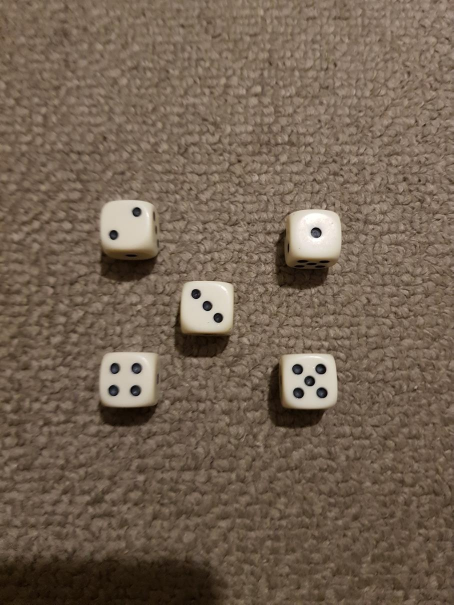
#> input picture myphotos/dice01.jpg, 907 x 1209 px (shown at 1/2 size)
$ python main.py
#> lines starting #> are read from the running program, lines starting #| are printed output that depends on the picture; after the words box and inside, x2 and y2 are one past the last pixel; in counts of white or black regions, pixels touching at a corner belong together
import math
import sys
from glob import glob
from statistics import mean

import cv2
import numpy as np


class Dot:
    def __init__(self, contour):
        self.contour = contour
        x_coords = []
        y_coords = []
        for con_point in contour:
            con_x = con_point[0][1]
            con_y = con_point[0][0]
            x_coords.append(con_x)
            y_coords.append(con_y)
        self.x = mean(x_coords)
        self.y = mean(y_coords)
        self.has_dice = False
        self.radius = cv2.arcLength(contour, True) / 6.28

    def distance_to(self, other_dot):
        return math.sqrt(((self.x - other_dot.x) ** 2) + ((self.y - other_dot.y) ** 2))


class Dice:
    def __init__(self):
        self.dots = []
        self.result = 0

    def add_dot(self, dot):
        self.dots.append(dot)
        self.result += 1
        dot.has_dice = True

    def try_add_dot(self, dot):
        for my_dot in self.dots:
            if my_dot.distance_to(dot) < 7 * dot.radius:
                self.add_dot(dot)
                return True
        return False

    def draw_rectangle(self, image):
        max_x = 0
        min_x = image.shape[0]
        max_y = 0
        min_y = image.shape[1]
        for dot in self.dots:
            for con_point in dot.contour:
                con_x = con_point[0][1]
                con_y = con_point[0][0]
                if con_x > max_x:
                    max_x = con_x
                if con_x < min_x:
                    min_x = con_x
                if con_y > max_y:
                    max_y = con_y
                if con_y < min_y:
                    min_y = con_y
        wsp_skal = 1.5
        if self.result == 1:
            wsp_skal = 5
        sr_x = (min_x + max_x) / 2
        sr_y = (min_y + max_y) / 2
        delta = wsp_skal * max(max_x - min_x, max_y - min_y) / 2
        x1 = int(sr_x + delta)
        x0 = int(sr_x - delta)
        y1 = int(sr_y + delta)
        y0 = int(sr_y - delta)
        cv2.rectangle(image, (y0, x0), (y1, x1), (0, 255, 0), 3)
        cv2.putText(image, str(self.result), (int(sr_y) - 7, x0 - 6), cv2.FONT_HERSHEY_SIMPLEX, 1, (0, 255, 0), 2,
                    cv2.LINE_AA)


def create_window(window_name):
    cv2.namedWindow(window_name, cv2.WINDOW_NORMAL)
    cv2.resizeWindow(window_name, 900, 600)
    cv2.moveWindow(window_name, 0, 0)


def find_contours(gray_image):
    image = cv2.GaussianBlur(gray_image, (25, 25), 5)
    image = cv2.adaptiveThreshold(image, 255, cv2.ADAPTIVE_THRESH_GAUSSIAN_C, cv2.THRESH_BINARY_INV, 11, 1)
    kernel = np.ones((5, 5), np.uint8)
    image = cv2.erode(image, kernel, iterations=1)
    image = cv2.dilate(image, kernel, iterations=1)
    contours, _ = cv2.findContours(image, cv2.RETR_TREE, cv2.CHAIN_APPROX_SIMPLE)
    return contours


def draw_dots(contours, image):
    dots = []
    cont_nr = []
    for j in range(len(contours)):
        area = cv2.contourArea(contours[j])
        perimeter = cv2.arcLength(contours[j], True)
        if perimeter == 0:
            break
        circularity = 4 * math.pi * (area / (perimeter * perimeter))
        if 0.8 < circularity and 100 < area < 2500:
            dot = Dot(contours[j])
            dots.append(dot)
            cont_nr.append(j)

    big_dots = []
    max_radius = 0
    for dot in dots:
        if dot.radius > max_radius:
            max_radius = dot.radius
    for i in range(len(dots)):
        dot = dots[i]
        if dot.radius > 0.75 * max_radius:
            big_dots.append(dot)
            cv2.drawContours(image, contours, cont_nr[i], (0, 0, 255), 3)

    return big_dots


def create_dices(dots):
    dices = []
    for dot in dots:
        if dot.has_dice:
            continue
        for dice in dices:
            if dice.try_add_dot(dot):
                break
        if not dot.has_dice:
            dice = Dice()
            dice.add_dot(dot)
            dices.append(dice)
    return dices


def algorithm(image):
    gray_image = cv2.cvtColor(image, cv2.COLOR_BGR2GRAY)
    contours = find_contours(gray_image)
    dots = draw_dots(contours, image)
    dices = create_dices(dots)
    result = 0

    for dice in dices:
        dice.draw_rectangle(image)
        result += dice.result

    cv2.putText(image, "Suma: " + str(result), (50, 50), cv2.FONT_HERSHEY_SIMPLEX, 1, (0, 255, 0), 3,
                cv2.LINE_AA)
    return image


# Global Variables
files = glob('myphotos/*.jpg')
number_of_pictures = len(files)


# With photos
def main_photos():
    for i in range(number_of_pictures):
        window_name = 'Dice' + str(i + 1)
        create_window(window_name)

        original_image = cv2.imread(files[i], cv2.IMREAD_COLOR)
#> original_image is the input picture: shape (1209, 907, 3); mean B, G, R 82, 98.2, 115.2
        if original_image.shape[0] > original_image.shape[1]:
            original_image = cv2.rotate(original_image, cv2.ROTATE_90_CLOCKWISE)
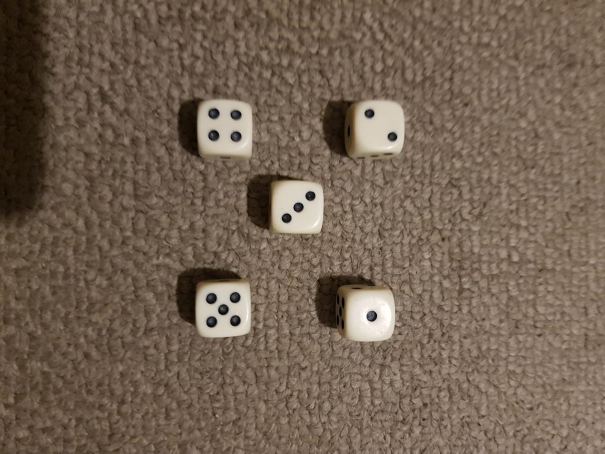
#> original_image: shape (907, 1209, 3) (shown at 1/2 size); mean B, G, R 82, 98.2, 115.2

        processed_image = algorithm(original_image.copy())
#> in algorithm, `gray_image = cv2.cvtColor(image, cv2.COLOR_BGR2GRAY)`:
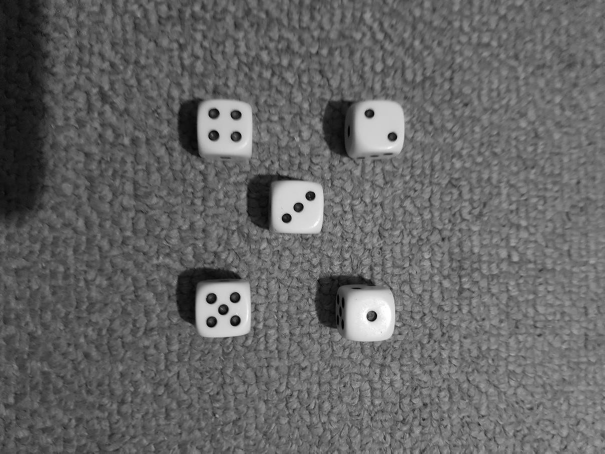
#> gray_image: shape (907, 1209) (shown at 1/2 size); min 0, max 255, mean 101.4
#> in find_contours, `image = cv2.adaptiveThreshold(image, 255, cv2.ADAPTIVE_THRESH_GAUSSIAN..`:
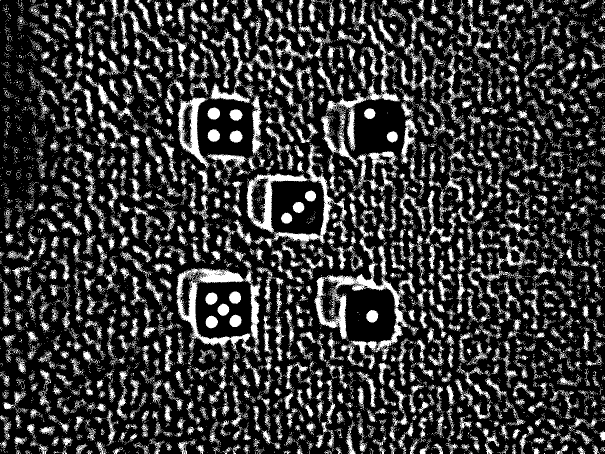
#> image: shape (907, 1209) (shown at 1/2 size); 21.9% white; 11155 white regions (9829 under 20 px), largest, box (x1, y1, x2, y2) and area: (629, 522, 838, 734) 8286, (493, 289, 668, 499) 6758, (353, 536, 519, 710) 6243
#> in find_contours, `image = cv2.erode(image, kernel, iterations=1)`:
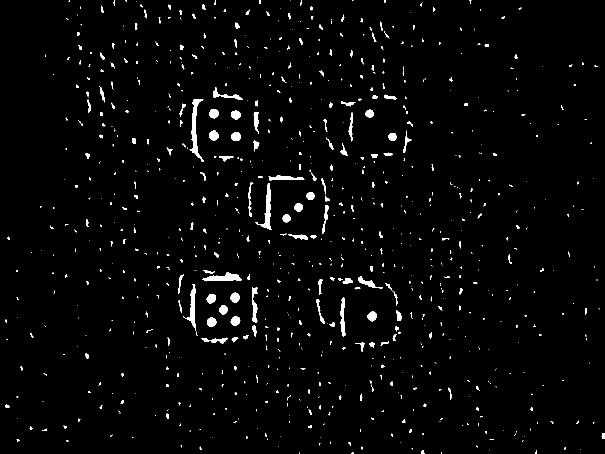
#> image: shape (907, 1209) (shown at 1/2 size); 2.2% white; 849 white regions (602 under 20 px), largest, box (x1, y1, x2, y2) and area: (379, 198, 408, 324) 1055, (510, 366, 543, 460) 822, (404, 545, 484, 563) 774
#> in find_contours, `image = cv2.dilate(image, kernel, iterations=1)`:
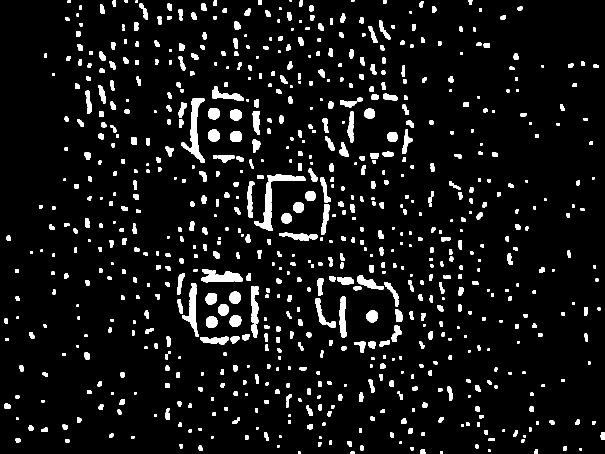
#> image: shape (907, 1209) (shown at 1/2 size); 7% white; 758 white regions (1 under 20 px)
#> in find_contours, `contours, _ = cv2.findContours(image, cv2.RETR_TREE, cv2.CHAIN_APPROX_..`: contours = 761 contours, 86 with area under 20; largest, box (x1, y1, x2, y2) and area: (363, 196, 410, 326) 1743, (402, 538, 486, 565) 1298, (508, 364, 545, 462) 1283, (364, 566, 398, 673) 1158, (678, 593, 693, 675) 793
#> the loop in draw_dots, `for j in range(len(contours)):` made 761 passes
#> (area, perimeter, circularity) on passes 3, 5, 6: (24, 20.83, 0.695), (46.5, 29.41, 0.675), (66, 35.66, 0.652)
#> after the loop in draw_dots, `for j in range(len(contours)):`: cont_nr = [162, 222, 223, 230, 239, 256, 257, 382, 415, 436, 460, 541, 543, 547, 572, 575, 576]; dots = 17 items
#> the loop in draw_dots, `for dot in dots:` made 17 passes
#> max_radius on passes 1, 2, 7, 14: 6.9, 12.5, 12.56, 12.6
#> after the loop in draw_dots, `for dot in dots:`: max_radius = 12.6
#> the loop in draw_dots, `for i in range(len(dots)):` made 17 passes
#> after the loop in draw_dots, `for i in range(len(dots)):`: big_dots = 15 items
#> the loop in create_dices, `for dot in dots:` made 15 passes
#> after the loop in create_dices, `for dot in dots:`: dices = 5 items
#> the loop in algorithm, `for dice in dices:` made 5 passes
#> (wsp_skal in draw_rectangle, sr_x in draw_rectangle, sr_y in draw_rectangle, delta in draw_rectangle, x1 in draw_rectangle, x0 in draw_rectangle, y1 in draw_rectangle, y0 in draw_rectangle) on passes 1 to 5: (1.5, 619, 446.5, 54, 673, 565, 500, 392), (5, 632.5, 744, 57.5, 690, 575, 801, 686), (1.5, 414, 597, 51, 465, 363, 648, 546), (1.5, 250, 761.5, 49.5, 299, 200, 811, 712), (1.5, 249.5, 449.5, 50.25, 299, 199, 499, 399)
#> after the loop in algorithm, `for dice in dices:`:
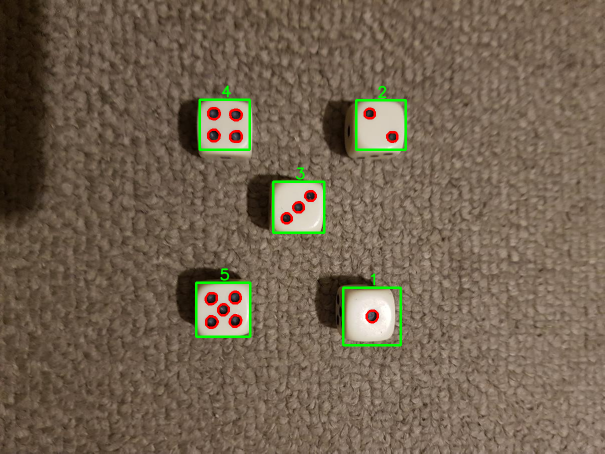
#> image: shape (907, 1209, 3) (shown at 1/2 size); mean of channels 0, 1, 2 80.4, 98.9, 114.2; drawn as B, G, R
#> after the loop in algorithm, `for dice in dices:`: result = 15
#> in algorithm, `cv2.putText(image, "Suma: " + str(result), (50, 50), cv2.FONT_HERSHEY_..`:
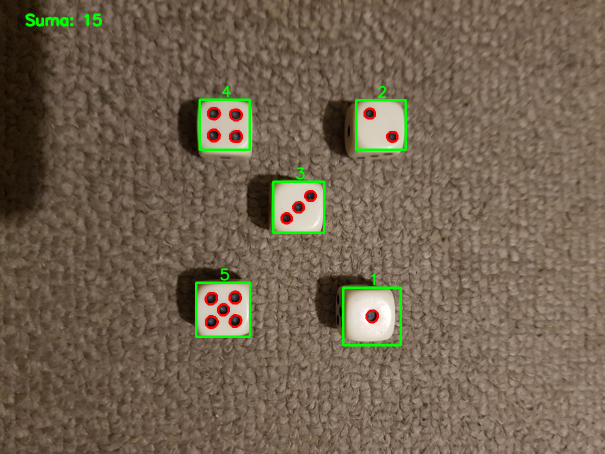
#> image: shape (907, 1209, 3) (shown at 1/2 size); 0.2% of pixels changed, all inside (x1, y1, x2, y2) = (50, 26, 205, 54); drawn as B, G, R

        cv2.imshow(window_name, original_image)
        cv2.imwrite('results/' + str("{:02d}".format(i + 1)) + '.jpg', processed_image)

        key = cv2.waitKey(0)
#> (key Esc is pressed here)

        if key == 13:  # enter
            cv2.imshow(window_name, processed_image)
            key = cv2.waitKey(0)
        if key == 27:  # esc
            sys.exit()
#> (the program exits here)

$ run again, on myphotos/dice06.jpg
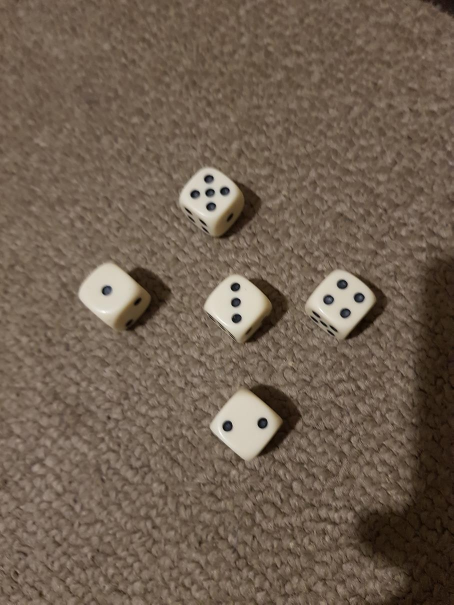
#> input picture myphotos/dice06.jpg, 907 x 1209 px (shown at 1/2 size)
#> in main_photos, original_image is the input picture: shape (1209, 907, 3); mean B, G, R 80.3, 95.5, 111.8
#> original_image: shape (907, 1209, 3)
#> in find_contours, `image = cv2.dilate(image, kernel, iterations=1)`:
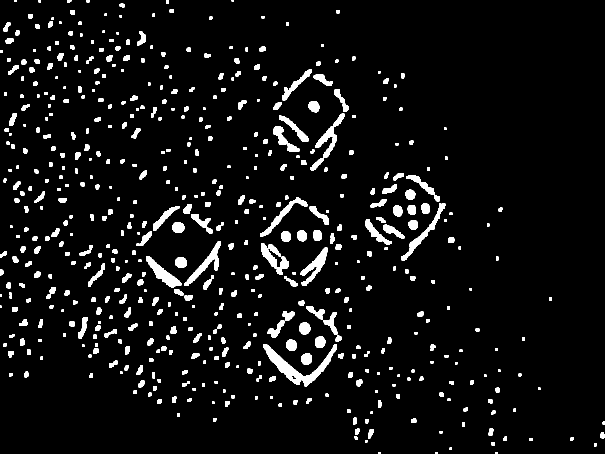
#> image: shape (907, 1209) (shown at 1/2 size); 5.8% white; 553 white regions (5 under 20 px)
#> in find_contours, `contours, _ = cv2.findContours(image, cv2.RETR_TREE, cv2.CHAIN_APPROX_..`: contours = 554 contours, 50 with area under 20; largest, box (x1, y1, x2, y2) and area: (526, 688, 674, 773) 2906, (621, 227, 689, 341) 1412, (292, 512, 363, 576) 1384, (368, 483, 442, 572) 1289, (601, 495, 655, 571) 1229
#> the loop in draw_dots, `for j in range(len(contours)):` made 554 passes
#> (area, perimeter, circularity) on passes 5, 6, 8: (24, 20, 0.754), (44, 25.66, 0.84), (28.5, 21.41, 0.781)
#> after the loop in draw_dots, `for j in range(len(contours)):`: cont_nr = [98, 122, 130, 151, 241, 260, 267, 275, 277, 279, 288, 291, 311, 313, 316, 335, 441]; dots = 17 items
#> the loop in draw_dots, `for dot in dots:` made 17 passes
#> max_radius on passes 1, 2, 4: 11.74, 11.98, 12.28
#> after the loop in draw_dots, `for dot in dots:`: max_radius = 12.28
#> the loop in draw_dots, `for i in range(len(dots)):` made 17 passes
#> after the loop in draw_dots, `for i in range(len(dots)):`: big_dots = 15 items
#> the loop in create_dices, `for dot in dots:` made 15 passes
#> after the loop in create_dices, `for dot in dots:`: dices = 5 items
#> the loop in algorithm, `for dice in dices:` made 5 passes
#> (wsp_skal in draw_rectangle, sr_x in draw_rectangle, sr_y in draw_rectangle, delta in draw_rectangle, x1 in draw_rectangle, x0 in draw_rectangle, y1 in draw_rectangle, y0 in draw_rectangle) on passes 1 to 5: (1.5, 687, 611, 63, 750, 624, 674, 548), (1.5, 489.5, 359, 68.25, 557, 421, 427, 290), (1.5, 471.5, 602.5, 60.75, 532, 410, 663, 541), (1.5, 419, 822.5, 60, 479, 359, 882, 762), (5, 213, 627.5, 55, 268, 158, 682, 572)
#> after the loop in algorithm, `for dice in dices:`: result = 15
#> in algorithm, `cv2.putText(image, "Suma: " + str(result), (50, 50), cv2.FONT_HERSHEY_..`:
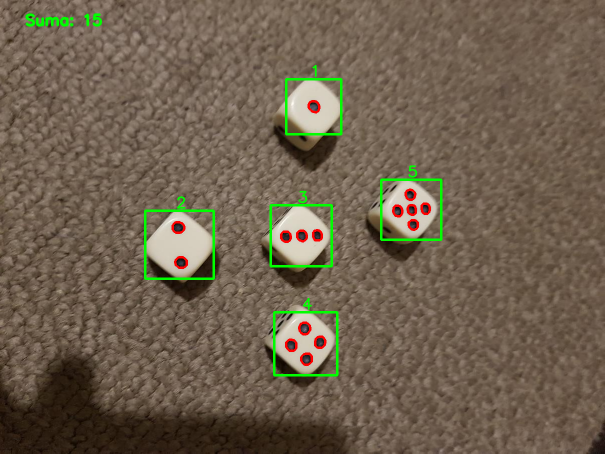
#> image: shape (907, 1209, 3) (shown at 1/2 size); mean of channels 0, 1, 2 78.6, 97, 110.7; drawn as B, G, R

$ run again, on myphotos/dice07.jpg
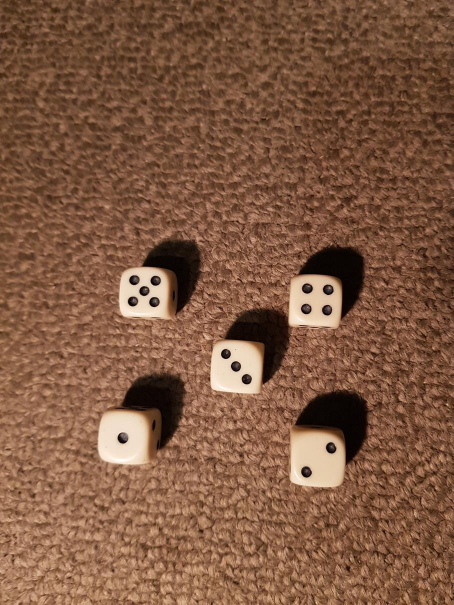
#> input picture myphotos/dice07.jpg, 907 x 1209 px (shown at 1/2 size)
#> in main_photos, original_image is the input picture: shape (1209, 907, 3); mean B, G, R 65.7, 89.4, 128.1
#> original_image: shape (907, 1209, 3)
#> in find_contours, `image = cv2.dilate(image, kernel, iterations=1)`:
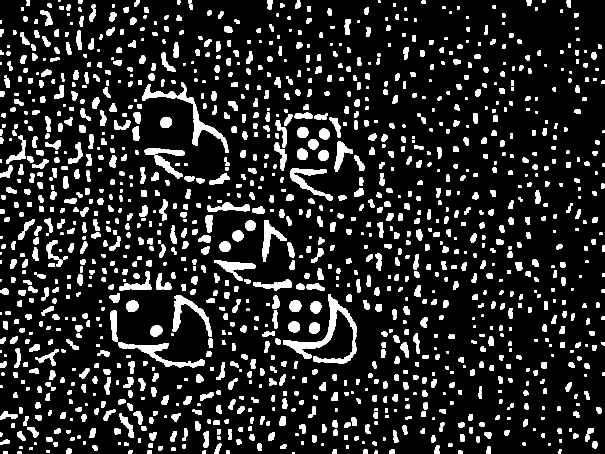
#> image: shape (907, 1209) (shown at 1/2 size); 13.6% white; 1333 white regions (5 under 20 px)
#> in find_contours, `contours, _ = cv2.findContours(image, cv2.RETR_TREE, cv2.CHAIN_APPROX_..`: contours = 1334 contours, 96 with area under 20; largest, box (x1, y1, x2, y2) and area: (566, 588, 713, 718) 2931, (355, 165, 457, 306) 1924, (236, 684, 410, 736) 1885, (345, 590, 424, 673) 1634, (580, 336, 666, 401) 1409
#> the loop in draw_dots, `for j in range(len(contours)):` made 1334 passes
#> (area, perimeter, circularity) on passes 2 to 4: (21, 20, 0.66), (28, 22, 0.727), (25, 20.83, 0.724)
#> after the loop in draw_dots, `for j in range(len(contours)):`: cont_nr = [38, 378, 383, 385, 421, 430, 432, 433, 435, 561, 613, 647, 678, 756, 779, 897, 901, 922, 952, 955, 962, 984, 1118, 1263]; dots = 24 items
#> the loop in draw_dots, `for dot in dots:` made 24 passes
#> max_radius on passes 1, 2, 7: 6.58, 12.05, 12.47
#> after the loop in draw_dots, `for dot in dots:`: max_radius = 12.47
#> the loop in draw_dots, `for i in range(len(dots)):` made 24 passes
#> after the loop in draw_dots, `for i in range(len(dots)):`: big_dots = 15 items
#> the loop in create_dices, `for dot in dots:` made 15 passes
#> after the loop in create_dices, `for dot in dots:`: dices = 5 items
#> the loop in algorithm, `for dice in dices:` made 5 passes
#> (wsp_skal in draw_rectangle, sr_x in draw_rectangle, sr_y in draw_rectangle, delta in draw_rectangle, x1 in draw_rectangle, x0 in draw_rectangle, y1 in draw_rectangle, y0 in draw_rectangle) on passes 1 to 5: (1.5, 636.5, 288.5, 53.25, 689, 583, 341, 235), (1.5, 633.5, 609.5, 48.75, 682, 584, 658, 560), (1.5, 472, 474.5, 53.25, 525, 418, 527, 421), (1.5, 287, 626, 49.5, 336, 237, 675, 576), (5, 244.5, 331.5, 57.5, 302, 187, 389, 274)
#> after the loop in algorithm, `for dice in dices:`: result = 15
#> in algorithm, `cv2.putText(image, "Suma: " + str(result), (50, 50), cv2.FONT_HERSHEY_..`:
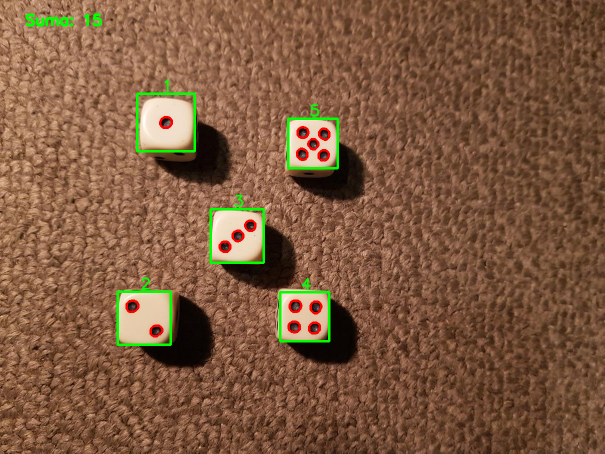
#> image: shape (907, 1209, 3) (shown at 1/2 size); mean of channels 0, 1, 2 64.1, 90.4, 126.7; drawn as B, G, R

$ run again, on myphotos/dice08.jpg
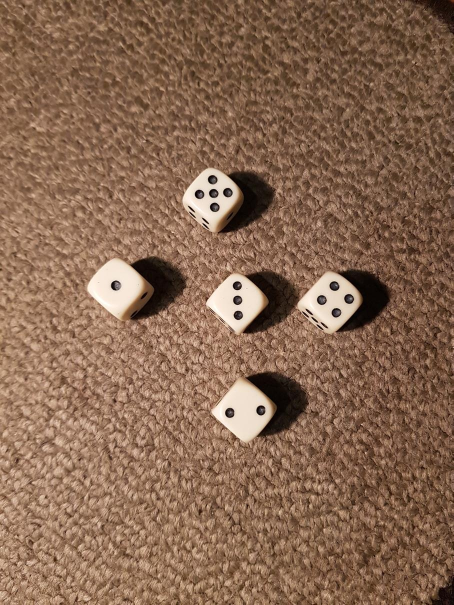
#> input picture myphotos/dice08.jpg, 907 x 1209 px (shown at 1/2 size)
#> in main_photos, original_image is the input picture: shape (1209, 907, 3); mean B, G, R 81.8, 104.1, 136.3
#> original_image: shape (907, 1209, 3)
#> in find_contours, `contours, _ = cv2.findContours(image, cv2.RETR_TREE, cv2.CHAIN_APPROX_..`: contours = 1529 contours, 82 with area under 20; largest, box (x1, y1, x2, y2) and area: (541, 652, 675, 778) 6464, (556, 702, 662, 772) 2928, (320, 475, 470, 561) 2636, (540, 484, 667, 579) 2560, (638, 230, 706, 336) 1557
#> the loop in draw_dots, `for j in range(len(contours)):` made 1529 passes
#> (area, perimeter, circularity) on passes 3 to 5: (27, 24, 0.589), (27, 24, 0.589), (21, 20, 0.66)
#> after the loop in draw_dots, `for j in range(len(contours)):`: cont_nr = 29 values from 103 to 1128; dots = 29 items
#> the loop in draw_dots, `for dot in dots:` made 29 passes
#> max_radius on passes 1, 2, 3, 5, 6, 9, 29: 6.3, 6.31, 7.35, 7.35, 10.97, 11.51, 11.6
#> after the loop in draw_dots, `for dot in dots:`: max_radius = 11.6
#> the loop in draw_dots, `for i in range(len(dots)):` made 29 passes
#> after the loop in draw_dots, `for i in range(len(dots)):`: big_dots = 15 items
#> the loop in create_dices, `for dot in dots:` made 15 passes
#> after the loop in create_dices, `for dot in dots:`: dices = 5 items
#> the loop in algorithm, `for dice in dices:` made 5 passes
#> (wsp_skal in draw_rectangle, sr_x in draw_rectangle, sr_y in draw_rectangle, delta in draw_rectangle, x1 in draw_rectangle, x0 in draw_rectangle, y1 in draw_rectangle, y0 in draw_rectangle) on passes 1 to 5: (1.5, 669, 609.5, 55.5, 724, 613, 665, 554), (1.5, 489.5, 385, 60.75, 550, 428, 445, 324), (1.5, 475, 607, 58.5, 533, 416, 665, 548), (1.5, 426, 822, 57, 483, 369, 879, 765), (5, 230.5, 637.5, 52.5, 283, 178, 690, 585)
#> after the loop in algorithm, `for dice in dices:`: result = 15
#> in algorithm, `cv2.putText(image, "Suma: " + str(result), (50, 50), cv2.FONT_HERSHEY_..`:
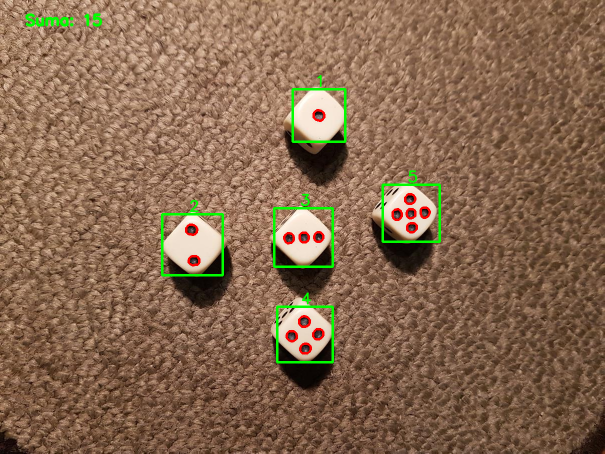
#> image: shape (907, 1209, 3) (shown at 1/2 size); mean of channels 0, 1, 2 80.2, 105.4, 135.1; drawn as B, G, R
